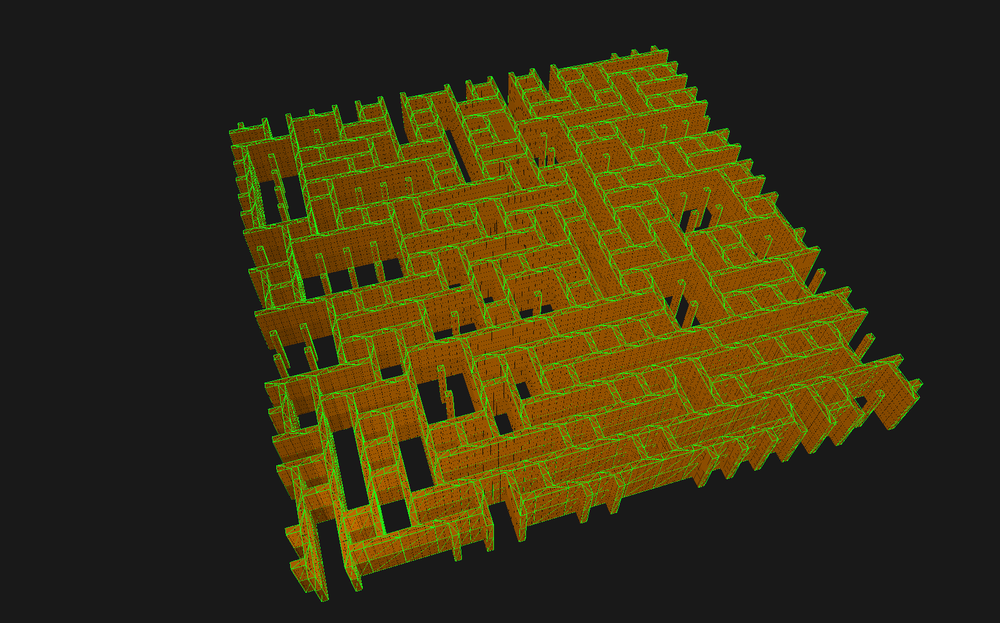
#> input picture resources/wavefunctioncollapse.png, 1000 x 623 px, shrunk from 1654 x 1031 before the run
$ python -i img.py   (imports and definitions only)
#> lines starting #> are read from the running program, lines starting #| are printed output that depends on the picture
#> further down, picture is the input picture: shape (623, 1000, 3); mean B, G, R 17.3, 49.6, 59.1
### meshmaker/vec3.py
from .geometry import near, isnear, orient2d, inrng, slide
import numpy as np
import math


class vec3:

    @classmethod
    def O(cls):
        return cls(0, 0, 0)

    @classmethod
    def U(cls, r=1):
        return cls(r, r, r)

    @classmethod
    def X(cls, r=1):
        return cls(r, 0, 0)

    @classmethod
    def Y(cls, r=1):
        return cls(0, r, 0)

    @classmethod
    def Z(cls, r=1):
        return cls(0, 0, r)

    @classmethod
    def nX(cls, r=1):
        return cls(-r, 0, 0)

    @classmethod
    def nY(cls, r=1):
        return cls(0, -r, 0)

    @classmethod
    def nZ(cls, r=1):
        return cls(0, 0, -r)

    # [4 lines left out: function com, not called in this run]

    def isnan(self):
        return math.isnan(self.x) or math.isnan(self.y) or math.isnan(self.z)

    def isO(self):
        return self.x == 0 and self.y == 0 and self.z == 0

    def xy(self):
        return vec3(self.x, self.y, 0)

    def yz(self):
        return vec3(0, self.y, self.z)

    def zx(self):
        return vec3(self.x, 0, self.z)

    def cp(self):
        return vec3(self.x, self.y, self.z)

    def fp(self):
        return vec3(-self.x, -self.y, -self.z)

    def inv(self):
        return vec3(1 / self.x, 1 / self.y, 1 / self.z)

    # [39 lines left out: functions sum, __add__, __sub__, __mul__, __iter__, scl and 1 more, not called in this run]

    def quant(self, n=4):
        return vec3(round(self.x, 4), round(self.y, 4), round(self.z, 4))

    def __repr__(self):
        return 'vec3({:.4f}, {:.4f}, {:.4f})'.format(self.x, self.y, self.z)

    def __init__(self, x, y, z):
        self.set(x, y, z)

    def setto(self, o):
        return self.set(o.x, o.y, o.z)

    def set(self, x, y, z):
        self.x, self.y, self.z = x, y, z
        return self

    # [19 lines left out: functions near, isnear, ang, not called in this run]

    def axy(self, o):
        return self.xy().ang(o.xy())

    def saxy(self, o):
        a = (np.arctan2(self.x, self.y) - np.arctan2(o.x, o.y))
        return a + 2 * np.pi if a < 0 else a

    def d(self, o):
        return (o - self).mag()

    # [15 lines left out: functions dxy, dexy, not called in this run]

    def dlxy(self, loop):
        return min([self.dexy(u, v) for u, v in slide(loop, 2)])

    def tov(self, o):
        return o - self

    # [11 lines left out: function rot, not called in this run]

    def trn(self, o):
        return self.set(self.x + o.x, self.y + o.y, self.z + o.z)

    def xtrn(self, dx):
        return self.set(self.x + dx, self.y, self.z)

    def ytrn(self, dy):
        return self.set(self.x, self.y + dy, self.z)

    def ztrn(self, dz):
        return self.set(self.x, self.y, self.z + dz)

    # [4 lines left out: function trnps, not called in this run]

    def trnpy(self, py):
        return (self.trnps(py[0]), [self.trnps(h) for h in py[1]])

    # [4 lines left out: function crs, not called in this run]

    def dot(self, o):
        return self.x * o.x + self.y * o.y + self.z * o.z

    def mag(self):
        return np.sqrt(self.dot(self))

    # [13 lines left out: functions nrm, nrmd, not called in this run]

    def lerp(self, o, d):
        return self + (self.tov(o) * d)

    # [55 lines left out: functions ring, line, spline, catmull, not called in this run]

    def fan(self, r, n, inscribe=True):
        ring = self.ring(r, n, inscribe)
        return [(self, ring[i - 1], ring[i]) for i in range(n)]

    # [94 lines left out: functions insxy, onsxy, leftof, inbxy, onbxy, incircle, not called in this run]

### meshmaker/img.py
from noise import pnoise2, snoise2
import numpy as np
import cv2
from skimage import filters, segmentation
from skimage.measure import label, regionprops
from meshmaker.vec3 import vec3
from meshmaker.tform import TForm


def steepness(img):
    xgrad, ygrad = np.gradient(img)
    grad_mag = np.sqrt(xgrad ** 2 + ygrad ** 2)
    #flat_mask = grad_mag <= filters.threshold_otsu(grad_mag)
    return grad_mag


def normalize(img):
    if img.max() > 0:
        img -= img.min()
        img /= img.max()
        return img
    else:
        return img


def dilate(img, kernal=(8, 8), r=10):
    return cv2.dilate(img, kernal, r)


def segment_regions(img):
    #clean_border = segmentation.clear_border(img)
    clean_border = segmentation.morphological_chan_vese(img, 10)
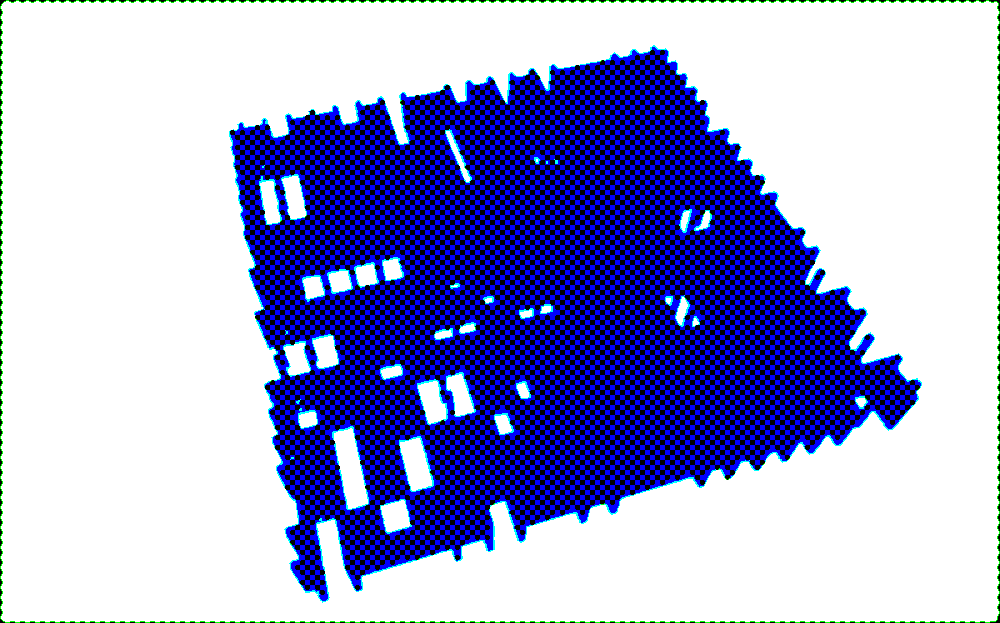
#> clean_border: shape (623, 1000, 3) int8; mean B, G, R 0.818, 0.639, 0.622; drawn with 1 as white
    labeled = label(clean_border)
    regions = regionprops(labeled)
#> regions = 1 regions
    regions = sorted(regions, key=(lambda r: r.area), reverse=True)
    masks = [(labeled == r.label) for r in regions]
#> masks = 1 item
    fps = []
    for m, r in zip(masks, regions):
        s = vec3(1.0 / m.shape[0], 1.0 / m.shape[1], 1)
        fp = [(s * p) for p in pixel_polygon(m)]
        fps.append(fp)
#> this loop made 1 pass
#> pass 1, in pixel_polygon, `pixels = dilate(pixels, (8, 8), 10)`:
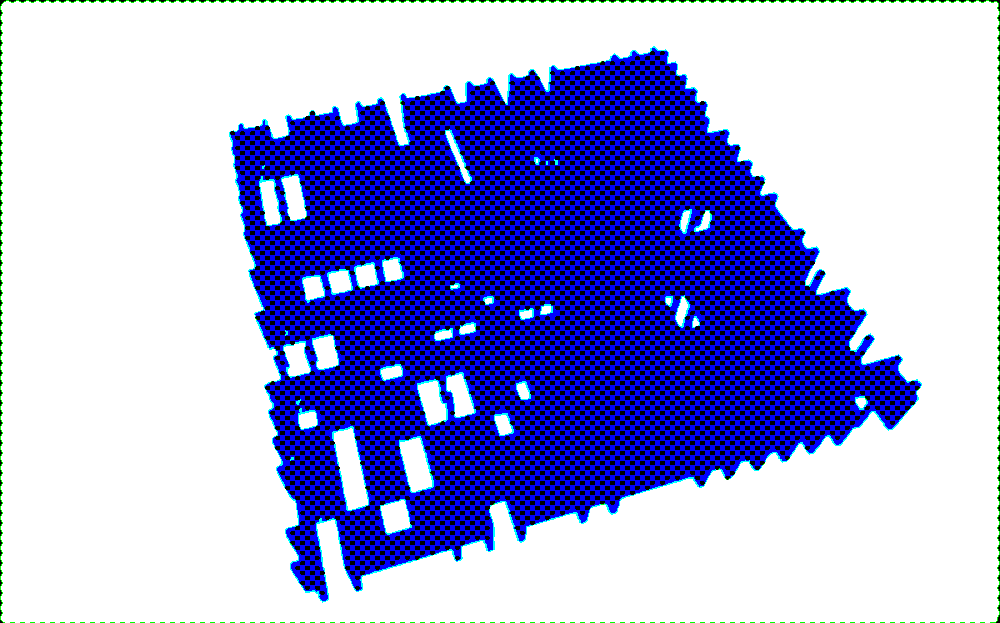
#> pixels: shape (623, 1000, 3); mean of channels 0, 1, 2 217.9, 163.8, 159.8; drawn as B, G, R
#> after the loop, fps = []
    return fps, masks, regions


def perlin(resolution, frequency, octaves, alpha):
    img = np.ndarray((resolution, resolution))
    for y in range(resolution):
        for x in range(resolution):
            z = snoise2(x / frequency, y / frequency, octaves)
            img[y, x] = ((1 + z) / 2) ** alpha
    for i in range(1):
        img = cv2.blur(img, (8, 8))
    return img


def proximal(resolution, loop, f):
    contour = np.array([[[int(p.y), int(p.x)]] for p in loop])
    img = np.zeros((resolution, resolution))
    for i in range(resolution):
        for j in range(resolution):
            d = cv2.pointPolygonTest(contour, (j, i), True)
            img[j, i] = f(d)
    return img


def pixel_polygon(mask):
    pixels = mask.astype(np.uint8) * 255
    pixels = dilate(pixels, (8, 8), 10)
    ret, thresh = cv2.threshold(pixels, 127, 255, 0)
#> (the run stopped early here; a loop or call above may not have finished)
